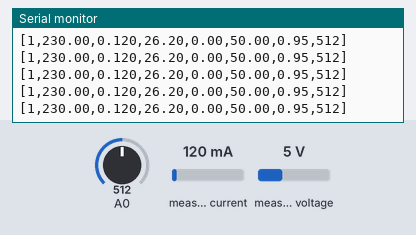
Recording of a sketch running on a simulated Arduino Uno, built with avr-gcc and run on an emulated ATmega328P. On the bench: the last lines printed to the serial monitor. The test bench sets the inputs (shaded band); at power-on: measured current 120 mA, A0 = 512, measured voltage 5 V.

Above: at 1.2 s.
1.3 s: measured current set to 40 mA
At 1.54 s:
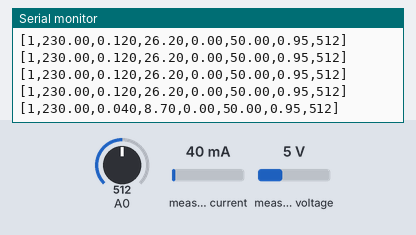
2.8 s: A0 set to 716
At 2.87 s:
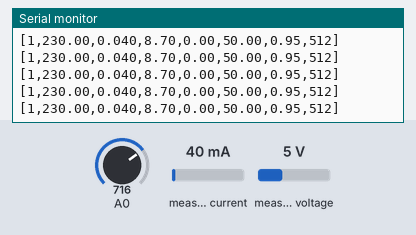
4.3 s: measured voltage set to 0.3 V
At 4.36 s:
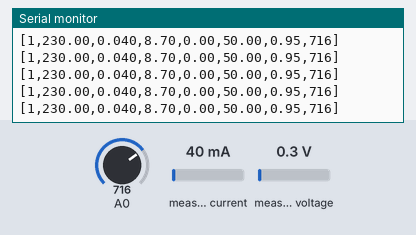
5.8 s: A0 set to 900
At 5.86 s:
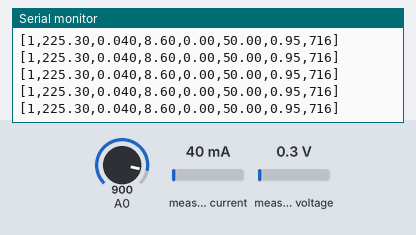
7.3 s: measured current set to 500 mA
At 7.36 s:
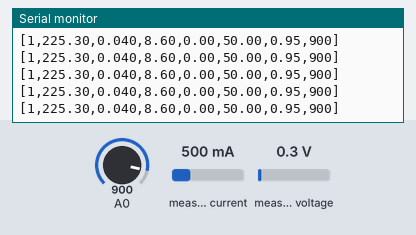
Timing chart, 0 to 9.8 s (numbered marks = the images above; inputs shaded):
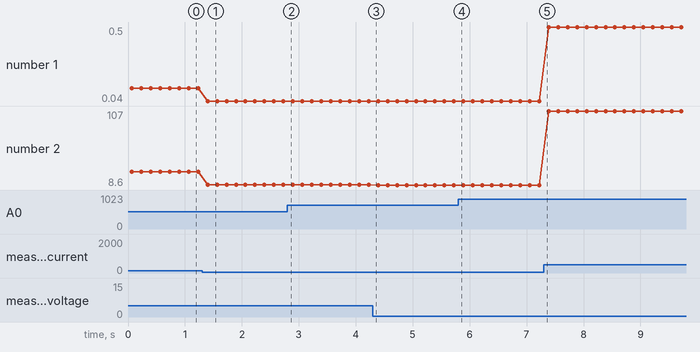

Measured:
- after the input at 1.3 s, the serial monitor: prints a new line after 0.10 s (image 1)
- plotted number 1: 0.12 → 0.04 after the input at 1.3 s, 0.04 → 0.5 after the input at 7.3 s
- plotted number 2: 26.2 → 8.7 after the input at 1.3 s, 8.7 → 8.6 after the input at 4.3 s, 8.6 → 107 after the input at 7.3 s

The sketch:

nano2.ino
```cpp
#include <PZEM004Tv30.h>
#include <Wire.h>
#include <SoftwareSerial.h>

SoftwareSerial pzemSWSerial(11, 12);
PZEM004Tv30 pzem; // Software Serial pin 8 (RX) & 9 (TX)
void setup() {
  pinMode(A0, INPUT);
  Serial.begin(115200);
  while(!Serial);

  pzem = PZEM004Tv30(pzemSWSerial);
}
void loop() {
  float voltage = pzem.voltage();
  float current = pzem.current();
  float power = pzem.power();
  float energy = pzem.energy();
  float frequency = pzem.frequency();
  float pf = pzem.pf();

  Serial.println("[1," + String(voltage, 2) + "," + String(current, 3) + "," + String(power, 2) + "," + String(energy, 2) + "," + String(frequency, 2) + "," + String(pf, 2) +  "," + String(analogRead(0), DEC) + "]");

  delay(100);
}
```
